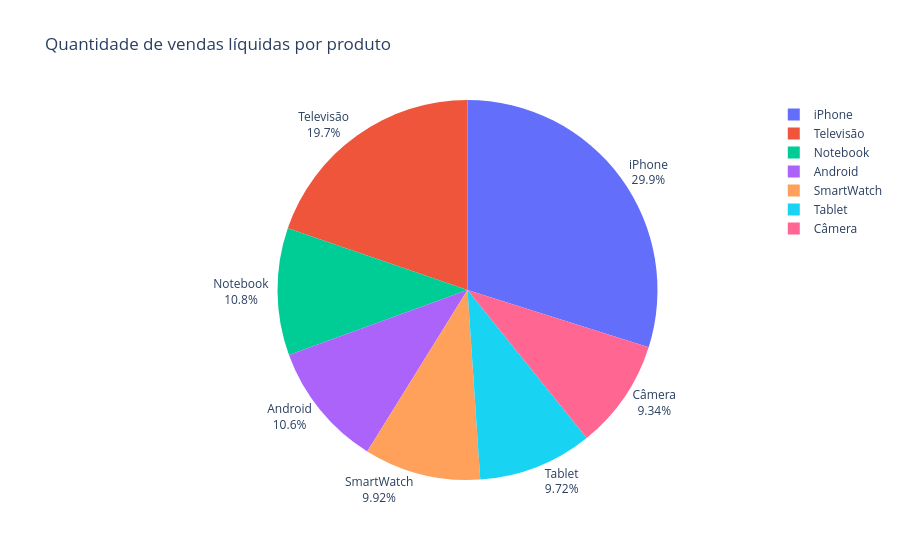

Source (notebook cell):
### Code cell
#GRáfico de pizza ou torta
grafico1 = px.pie(quant_produto_v1.reset_index(), names = 'Produto', values='Quantidade', title='Quantidade de vendas líquidas por produto')
grafico1.update_traces(textposition='outside', textinfo='label+percent') # textposition -> inside e auto, textinfo -> value, precent
grafico1.show()

### Figure 1 — Plotly figure (JSON) as saved in the notebook; plotly's stock layout.template omitted (floating-point values rounded to 4 significant figures)
{"data": [{"domain": {"x": [0, 1], "y": [0, 1]}, "hovertemplate": "Produto=%{label}<br>Quantidade=%{value}<extra></extra>", "labels": ["iPhone", "Televisão", "Notebook", "Android", "SmartWatch", "Tablet", "Câmera"], "legendgroup": "", "name": "", "showlegend": true, "textinfo": "label+percent", "textposition": "outside", "type": "pie", "values": [8974, 5931, 3249, 3183, 2980, 2921, 2805]}], "layout": {"legend": {"tracegroupgap": 0}, "title": {"text": "Quantidade de vendas líquidas por produto"}}}
